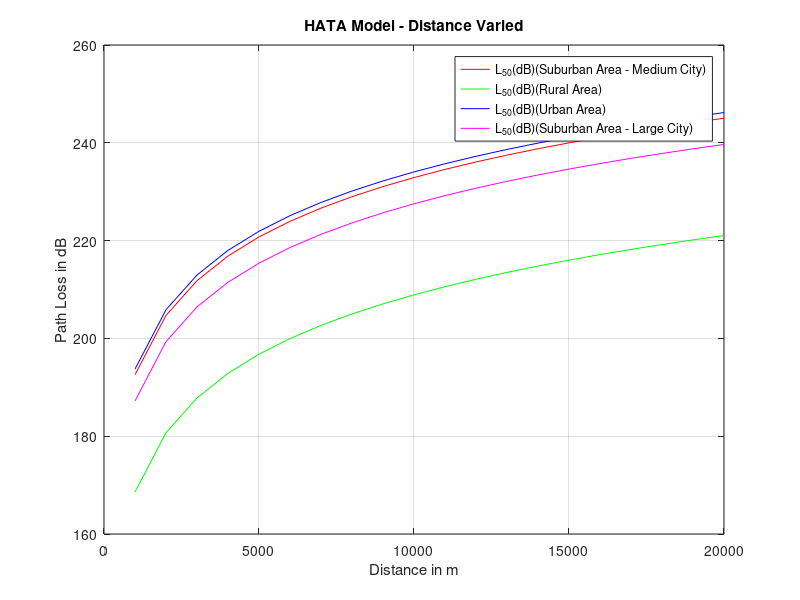

This figure's MATLAB source:
% HATA Model Distance
clc
close all;
Effective_Transmitter_Height = input("Enter TX Height: ");
Effective_Receiver_Height = input("Enter RX Height: ");
Path_Distance = 1000:1000:20000;
Frequency = input("Enter the Frequency: ");

% Sub Urban Area
Area_HRE_1 = (1.1 * log10(Frequency) - 0.7) * Effective_Receiver_Height - (1.56 * log10(Frequency) - 0.8);
Medium_Path_Loss_1 = 69.55 + 26.16 * log10(Frequency) - 13.82 *...
log10(Effective_Transmitter_Height) + (44.9 - 6.55 * log10(Effective_Transmitter_Height)) * log10(Path_Distance)...
- Area_HRE_1;
Medium_Path_Loss_1_dB = Medium_Path_Loss_1 - (2 * log10(Frequency / 28) * log10(Frequency / 28)) - 5.4;

% Rural / Open Area
Area_HRE_2 = (1.1 * log10(Frequency) - 0.7) * Effective_Receiver_Height - (1.56 * log10(Frequency) - 0.8);
Medium_Path_Loss_2 = 69.55 + 26.16 * log10(Frequency) - 13.82 * log10(Effective_Transmitter_Height) + ...
    (44.9 - 6.55 * log10(Effective_Transmitter_Height)) * log10(Path_Distance) - Area_HRE_2;
Medium_Path_Loss_2_dB = Medium_Path_Loss_2 - (4.78 * log10(Frequency) * log10(Frequency)) ...
    + 18.33 * log10(Frequency) - 40.98;

% Large City Urban Area
if Frequency < 3000000000
    Area_HRE_3 = 8.29 * (log10(1.54 * Effective_Receiver_Height)) * log10(1.54 * Effective_Receiver_Height)...
        - 1.1;
else
    Area_HRE_3 = 3.2 * (log10(11.75 * Effective_Receiver_Height)) * ...
        (log10(11.75 * Effective_Receiver_Height)) - 4.97;
end
Medium_Path_Loss_3 = 69.55 + 26.16 * log10(Frequency) - 13.82 * log10(Effective_Transmitter_Height) + ...
    (44.9 - 6.55 * log10(Effective_Transmitter_Height)) * log10(Path_Distance) - Area_HRE_3;
Medium_Path_Loss_3_dB = Medium_Path_Loss_3 - (2 * log10(Frequency / 28) * log10(Frequency / 28)) - 5.4;

figure
plot(Path_Distance, Medium_Path_Loss_1_dB, 'r', Path_Distance, Medium_Path_Loss_2_dB, 'g', ...
    Path_Distance, Medium_Path_Loss_3, 'b', Path_Distance, Medium_Path_Loss_3_dB, 'm');
legend("L_5_0(dB)(Suburban Area - Medium City)", "L_5_0(dB)(Rural Area)", "L_5_0(dB)(Urban Area)",...
    "L_5_0(dB)(Suburban Area - Large City)");
xlabel("Distance in m");
ylabel("Path Loss in dB");
title("HATA Model - Distance Varied");
grid on;